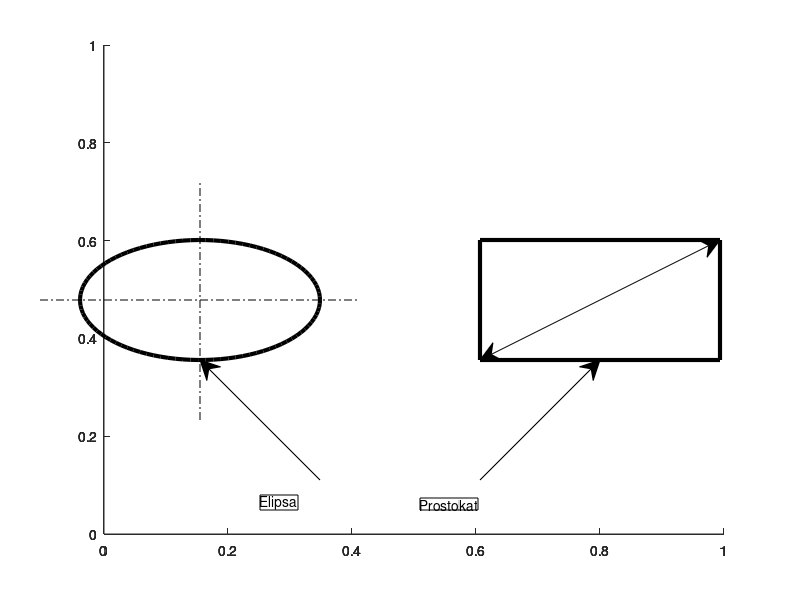

Here is the MATLAB script that generated this plot:
close all; clear all; clc;
%Adnotacje
figure('Color',[1 1 1]);
annotation('ellipse',[0.1 0.4 0.3 0.2],'LineWidth',3)
annotation('line',[0.05 0.45],[0.5 0.5],'LineStyle','-.')
annotation('line',[0.25 0.25],[0.3 0.7],'LineStyle','-.')
annotation('arrow',[0.4 0.25],[0.2 0.4])
annotation('textbox',[0.325 0.15 0.15 0.05],'String','Elipsa')
annotation('rectangle',[0.6 0.4 0.3 0.2],'LineWidth',3)
annotation('doublearrow',[0.6 0.9],[0.4 0.6])
annotation('arrow',[0.6 0.75],[0.2 0.4])
annotation('textbox',[0.525 0.15 0.15 0.05],'String','Prostokat')